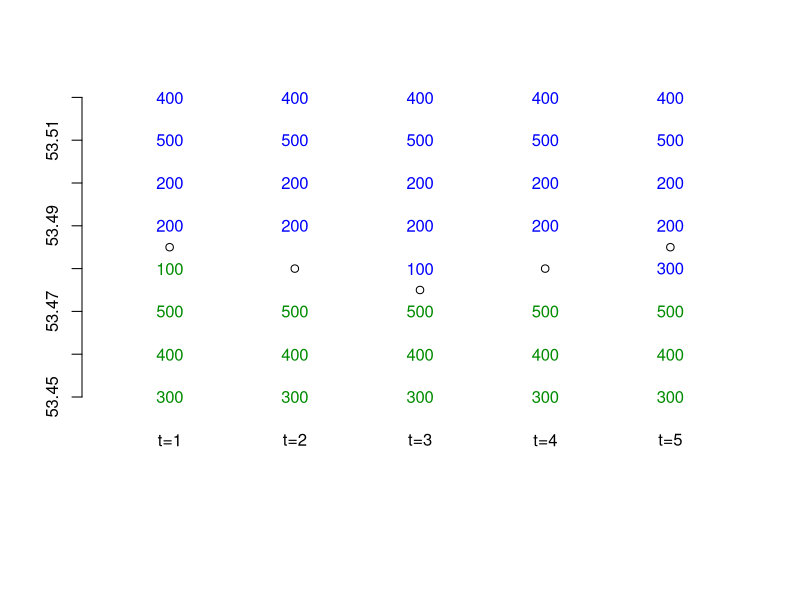

R code for this plot:
prices = c(53.45,53.46,53.47,53.48,53.49,53.50,53.51,53.52)
marginVal = 0.02
bidCol = "green4"
offerCol = "blue"
transCol = "red'"
plot(1,1,bty="n", xaxt="n", yaxt="n", xlab="", ylab="", pch="", xlim=c(0,1), ylim=c(min(prices)-marginVal,max(prices)))
axis(2, at=prices)

# Time 1
text(0.1, prices[1]-marginVal/2,"t=1")
text(0.1,prices[1],"300",col=bidCol)
text(0.1,prices[2],"400",col=bidCol)
text(0.1,prices[3],"500",col=bidCol)
text(0.1,prices[4],"100",col=bidCol)
text(0.1,prices[5],"200",col=offerCol)
text(0.1,prices[6],"200",col=offerCol)
text(0.1,prices[7],"500",col=offerCol)
text(0.1,prices[8],"400",col=offerCol)
points(0.1,(prices[4]+prices[5])/2)


# Time 2
text(0.3, prices[1]-marginVal/2,"t=2")
text(0.3,prices[1],"300",col=bidCol)
text(0.3,prices[2],"400",col=bidCol)
text(0.3,prices[3],"500",col=bidCol)
text(0.3,prices[5],"200",col=offerCol)
text(0.3,prices[6],"200",col=offerCol)
text(0.3,prices[7],"500",col=offerCol)
text(0.3,prices[8],"400",col=offerCol)
points(0.3,(prices[3]+prices[5])/2)

# Time 3
text(0.5, prices[1]-marginVal/2,"t=3")
text(0.5,prices[1],"300",col=bidCol)
text(0.5,prices[2],"400",col=bidCol)
text(0.5,prices[3],"500",col=bidCol)
text(0.5,prices[4],"100",col=offerCol)
text(0.5,prices[5],"200",col=offerCol)
text(0.5,prices[6],"200",col=offerCol)
text(0.5,prices[7],"500",col=offerCol)
text(0.5,prices[8],"400",col=offerCol)
points(0.5,(prices[3]+prices[4])/2)

# Time 4
text(0.7, prices[1]-marginVal/2,"t=4")
text(0.7,prices[1],"300",col=bidCol)
text(0.7,prices[2],"400",col=bidCol)
text(0.7,prices[3],"500",col=bidCol)
text(0.7,prices[5],"200",col=offerCol)
text(0.7,prices[6],"200",col=offerCol)
text(0.7,prices[7],"500",col=offerCol)
text(0.7,prices[8],"400",col=offerCol)
points(0.7,(prices[3]+prices[5])/2)

# Time 5
text(0.9, prices[1]-marginVal/2,"t=5")
text(0.9,prices[1],"300",col=bidCol)
text(0.9,prices[2],"400",col=bidCol)
text(0.9,prices[3],"500",col=bidCol)
text(0.9,prices[4],"300",col=offerCol)
text(0.9,prices[5],"200",col=offerCol)
text(0.9,prices[6],"200",col=offerCol)
text(0.9,prices[7],"500",col=offerCol)
text(0.9,prices[8],"400",col=offerCol)
points(0.9,(prices[4]+prices[5])/2)